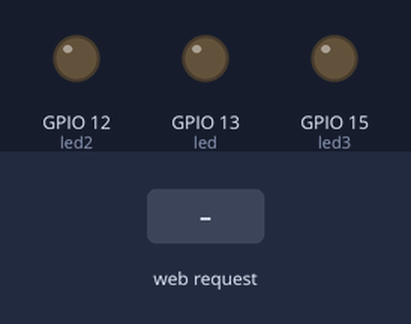
Recording of a sketch running on a simulated ESP8266 (NodeMCU). Parts: output pins drawn as LEDs (lit = HIGH). The inputs (shaded band) are chosen by the test bench. What the sketch prints to the serial monitor is not drawn.

Above: at 1.3 s.
1.4 s: HTTP request GET /led?state=1 received
At 1.8 s:
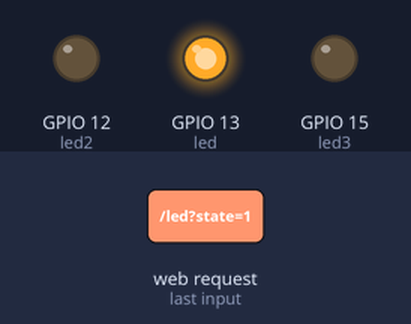
2.9 s: HTTP request GET /led?state2=1 received
At 4.1 s:
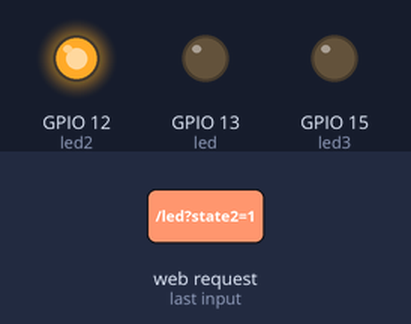
4.4 s: HTTP request GET /led?state3=1 received
At 5.3 s:
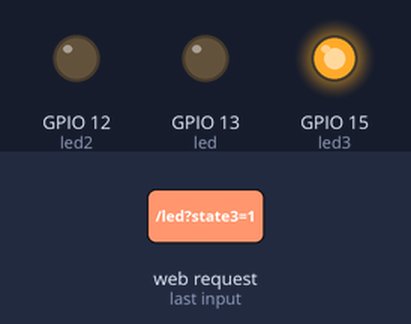
5.9 s: HTTP request GET /led?state=1&state2=1&state3=1 received
At 6.5 s:
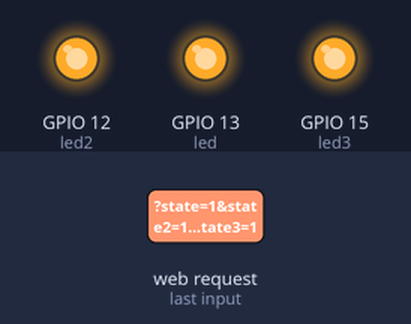
7.4 s: HTTP request GET /led received
At 8.6 s:
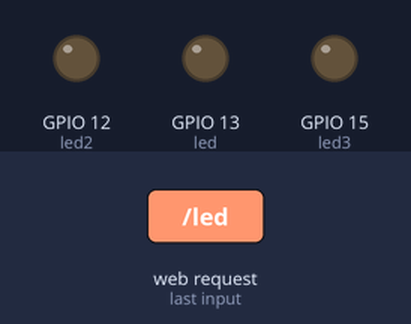
8.9 s: HTTP request GET /led?state=120 received
At 10.0 s:
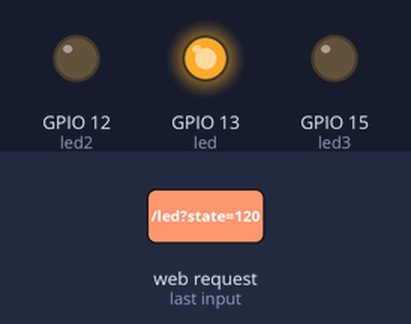
Timing chart, 0 to 11.4 s (numbered marks = the images above; inputs shaded):
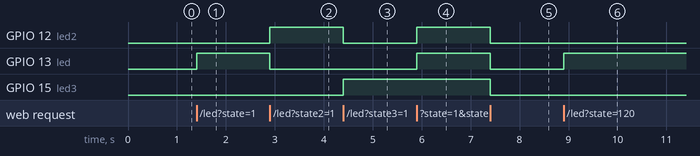

Measured:
- after the input at 1.4 s, GPIO 13 (led): LOW → HIGH at once
- after the input at 2.9 s, GPIO 12 (led2): LOW → HIGH at once; GPIO 13 (led): HIGH → LOW at once
- after the input at 4.4 s, GPIO 12 (led2): HIGH → LOW at once; GPIO 15 (led3): LOW → HIGH at once
- after the input at 5.9 s, GPIO 12 (led2), GPIO 13 (led): LOW → HIGH at once
- after the input at 7.4 s, GPIO 12 (led2), GPIO 13 (led), GPIO 15 (led3): HIGH → LOW at once
- after the input at 8.9 s, GPIO 13 (led): LOW → HIGH at once

The sketch:

switch_ap_v1.ino
```cpp
#include <ESP8266WiFi.h>
#include <ESP8266WebServer.h>

String  golova="<html><body bgcolor='#909090'><big><big><div align='center'><form action='led'><table style='font-size: 500%;' ><tr><td ",
form_p1 = "><label>blue<input type='radio' name='state' value='1'  onClick='this.form.submit();'",
form_p2 = "><label>green<input type='radio' name='state2' value='1' onClick='this.form.submit();'",
form_p3 = "><label>red<input type='radio' name='state3' value='1' onClick='this.form.submit();'",
form_p10=">On</label></td><td ",
form_p20="><label><input type='radio' name='state' value='0' onClick='this.form.submit();'",
form_p12=">On</label></td><td ",
form_p22="><label><input type='radio' name='state2' value='0' onClick='this.form.submit();'",
form_p13=">On</label></td><td ",
form_p33="><label><input type='radio' name='state3' value='0' onClick='this.form.submit();'",
form_poff=">Off</label></td></tr><tr><td ",
form_p4="></td></tr></table></form></div></big></big></body></html>",
lab_st1=" style='background:blue; color:white;'",
lab_st2=" style='background:green; color:white;'",
lab_st3=" style='background:red; color:white;'",
 formnow="";
IPAddress ip(10,10,2,1);
IPAddress gateway(10, 10, 2, 1);
IPAddress subnet(255, 255, 255, 0);
IPAddress dns(10, 10, 2, 1);

ESP8266WebServer server(ip,80);

const int led = 13;
const int led2 = 12;
const int led3 = 15;
void handleRoot() {
  int state=digitalRead(led);
    int state2=digitalRead(led2);
      int state3=digitalRead(led3);
  String chek00="",chek01="",chek20="",chek21="",chek30="",chek31="",lab_st00="",lab_st20="",lab_st30="",off1="",off2="",off3="";
  if(state==1) {chek00="checked";lab_st00=lab_st1;} else {chek01="checked";off1=" style='background:blue; color:blue;'";}
  if(state2==1) {chek20="checked";lab_st20=lab_st2;} else {chek21="checked";off2=" style='background:green; color:green;'";}
  if(state3==1) {chek30="checked";lab_st30=lab_st3;} else {chek31="checked";off3=" style='background:red; color:red;'";}
  formnow = golova+lab_st00+form_p1+chek00+form_p10+off1+form_p20+chek01+form_poff+lab_st20+form_p2+chek20+form_p12+off2+form_p22+chek21+form_poff+lab_st30+form_p3+chek30+form_p13+off3+form_p33+chek31+form_poff+form_p4;
  server.send(200, "text/html", formnow);

}
void handle_led() {

  int state = server.arg("state").toInt();
  int state2 = server.arg("state2").toInt();
  int state3 = server.arg("state3").toInt();
  digitalWrite(led, state);
  digitalWrite(led2, state2);
  digitalWrite(led3, state3);
  server.send(200, "text/html", "<html><head><meta http-equiv='refresh' content='0;URL=http://10.10.2.1/' /></head></html>");
  }

void setup(void) {
  Serial.begin(74800);
  Serial.println("");
  pinMode(led, OUTPUT);
  pinMode(led2, OUTPUT);
  pinMode(led3, OUTPUT);

 // WiFi.mode(WIFI_STA);
  //WiFi.disconnect();
  delay(100);
  WiFi.softAPConfig(ip, gateway, subnet);
  WiFi.softAP("switch-10.10.2.1","");
 IPAddress myIP = WiFi.softAPIP();
 Serial.print("AP IP address: ");
  Serial.println(myIP);
server.on("/", handleRoot);
server.on("/led", handle_led);
  server.begin();
  Serial.println("HTTP server started");
}

void loop(void) {
  server.handleClient();
}
```
